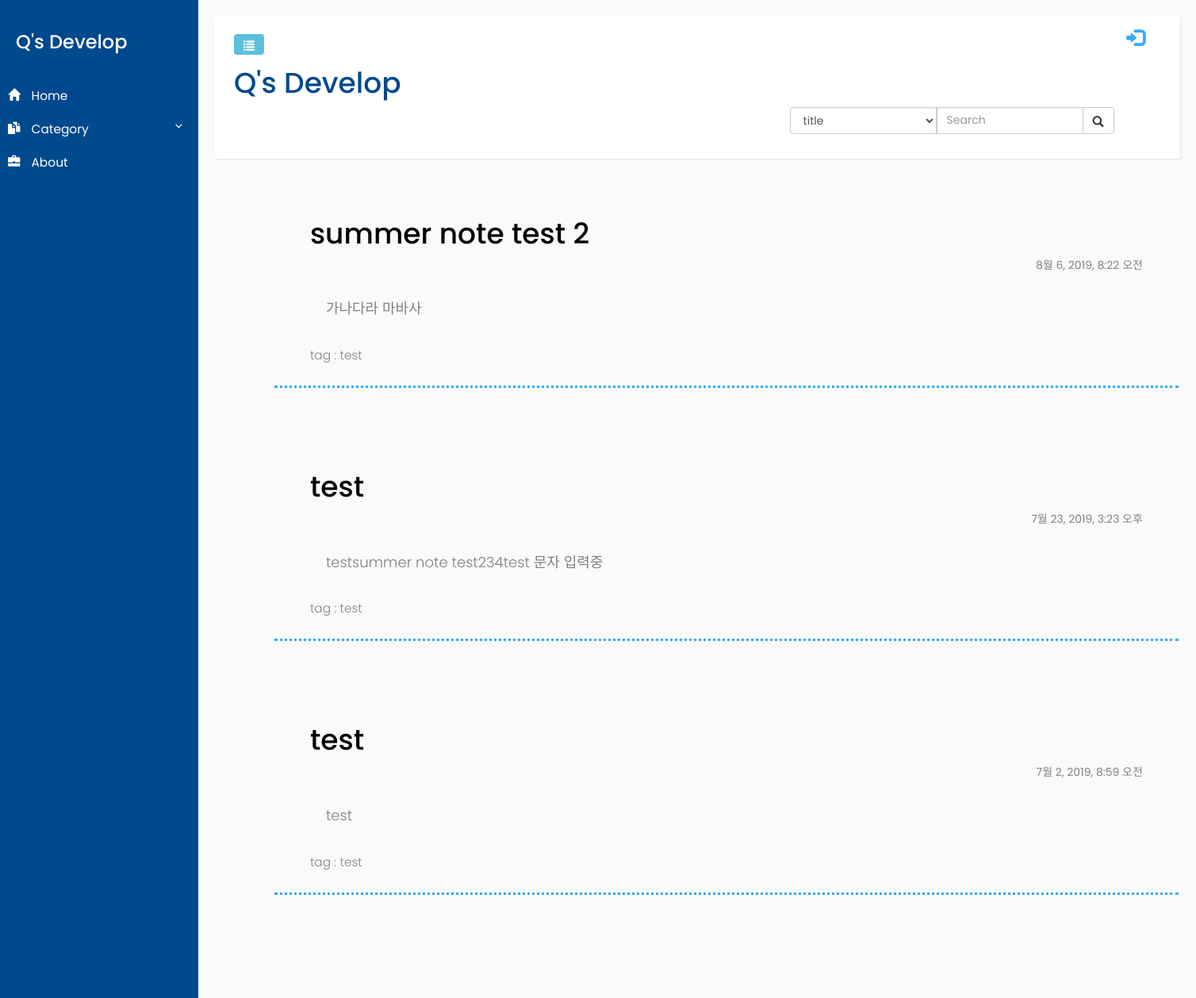
/test, run on an earlier commit of the app's database.
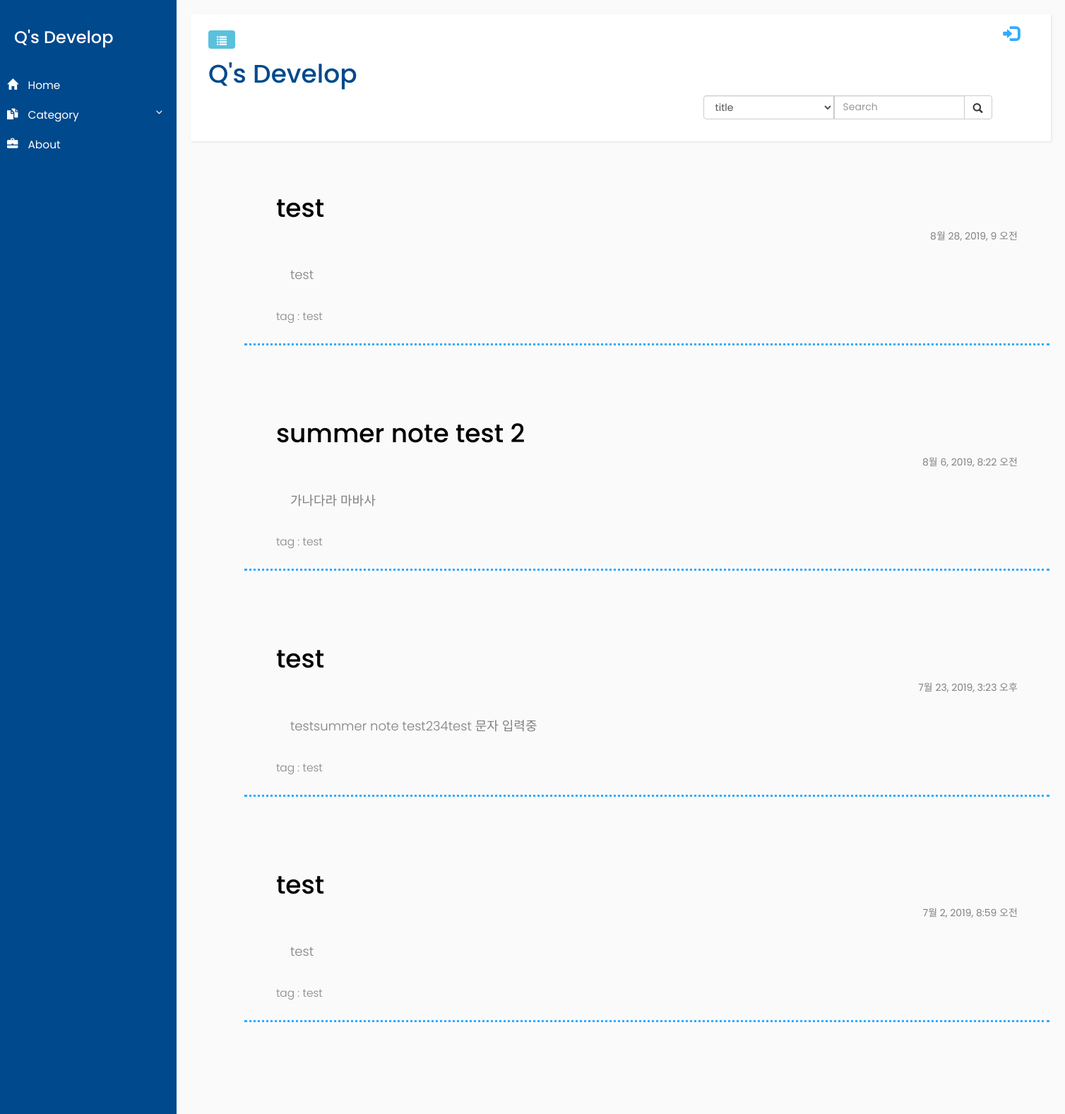
And on a later commit of the database.
### blog/models.py (models this page shows, shortened)
class Post(models.Model):
    author = models.ForeignKey('auth.User',on_delete=models.CASCADE,)
    title = models.CharField(max_length=200)
    text = models.TextField()
    category = models.CharField(max_length=200)
    created_date = models.DateTimeField(default = timezone.now)
    published_date = models.DateTimeField(blank = True, null=True)

### blog/views.py (the view)
# urls.py: path('<str:category>', views.post_category_list, name='post_category_list'),
def post_category_list(request, category):
    posts_for_category = Post.objects.exclude(title__exact='').values('category').order_by('-published_date')
    tmp_posts_for_category = posts_for_category.values('category')
    category_lst = pd.unique(pd.DataFrame.from_records(tmp_posts_for_category)['category'])
    posts = Post.objects.exclude(title__exact='').filter(category = category, published_date__lte = timezone.now()).order_by('-published_date')
    return render(request, 'blog/post_list.html',{
        'posts':posts,
        'posts_for_category':category_lst,
    })

### blog/templates/blog/post_list.html (shortened to what this page needs)
{% extends "blog/base.html" %}
{% load static %}
{% load comm_ui %}
{% block content%}
<link rel="stylesheet" href="{% static 'blog/css/blog_list.css'%}">
    {% for post in posts %}
        <div class ="post card-body px-lg-5 pt-0">
            <a class="post_link" href="{% url 'blog:post_detail' pk=post.pk %}">
                <div><h1>{{ post.title }}</h1> <span id='date'>{{post.published_date}}</span></div>
                <p id='contents'>{{post.text|striptags}}</p>
                <p id='category' >tag : {{post.category}}</p>
            </a>
        </div>
    {% endfor%}
    <div class="lst_paging">
        <nav>
        </nav>
    </div>
{% endblock %}

What changed in the data, as far as the page shows it:
added Post: title "test", published_date "8월 28, 2019, 9 오전", text "test", category "test"
